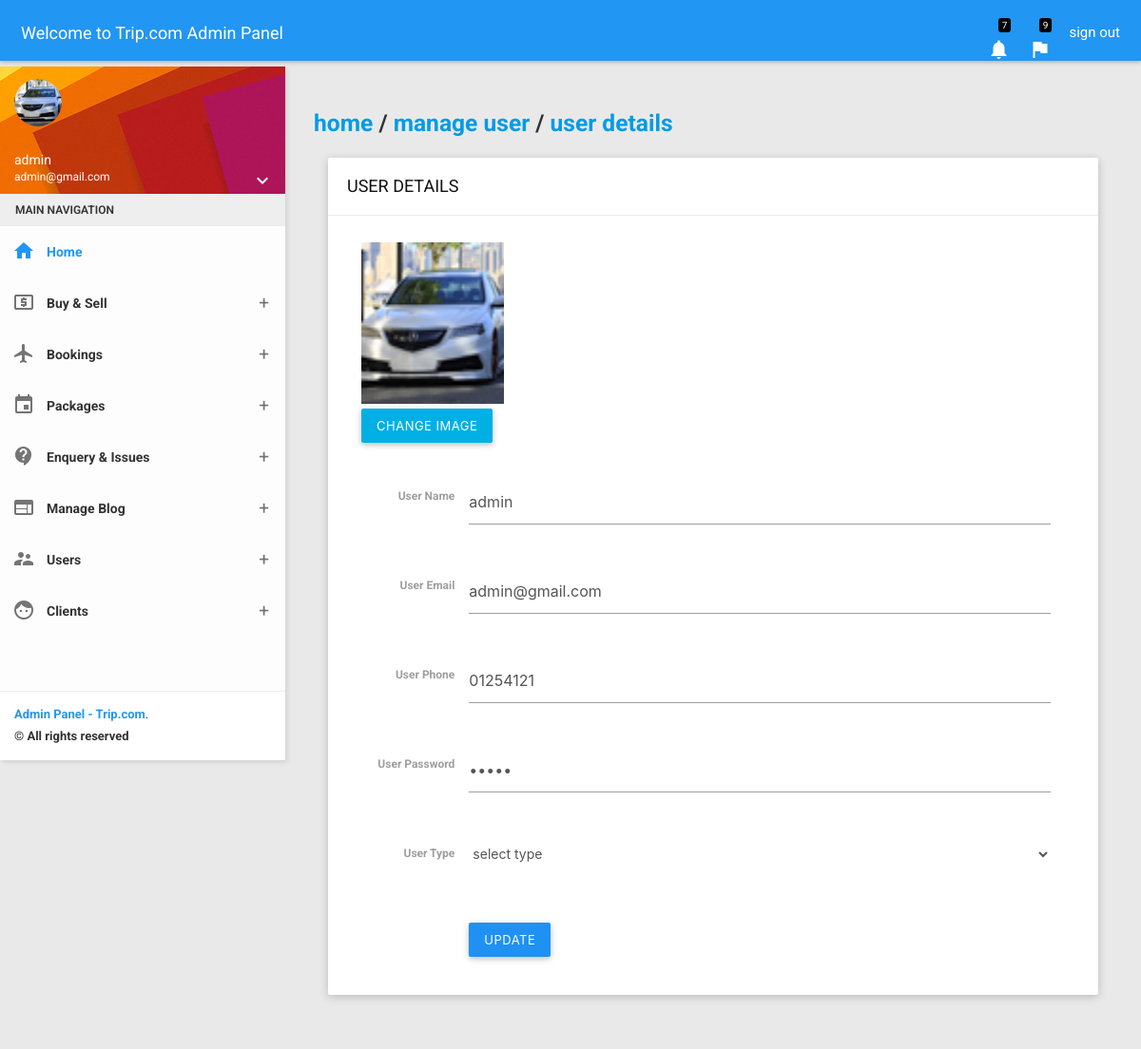
Page /admin/user_details.php?id=1 (signed in) on the committed database.
### tables this page shows
CREATE TABLE `tb_users` (
  `id` int(11) NOT NULL,
  `name` varchar(100) NOT NULL,
  `email` varchar(100) NOT NULL,
  `phone` varchar(12) NOT NULL,
  `password` varchar(100) NOT NULL,
  `type` varchar(10) NOT NULL,
  `image` varchar(100) NOT NULL,
  `update_on` timestamp NOT NULL DEFAULT '0000-00-00 00:00:00' ON UPDATE CURRENT_TIMESTAMP
);

### admin/user_details.php (the view, shortened to what this page needs)
<?php include('../includes/config.php'); ?>
<?php include('includes/topbar.php'); ?>
    <section>
        <?php include('includes/leftsidebar.php'); ?>
    </section>
    <section class="content">
        <div class="container-fluid">
            <div class="block-header">
                <h5><a href="index.php">home</a> / <a href="manage_user.php">manage user</a> / <a href="user_details.php?id=<?php echo $_GET['id']; ?>">user details</a></h5>
            </div>
            <div class="row clearfix">
                <div class="col-lg-12 col-md-12 col-sm-12 col-xs-12">
                    <div class="card">
                        <div class="header">
                            <h2>
                                USER DETAILS
                            </h2>
                        </div>
                        <div class="body">
                            <?php
                            $id = $_GET['id'];
                            $sql = "SELECT * FROM tb_users WHERE id = '$id'";
                            $query = $db_config->query($sql);
                            $result = $query->fetch_object();
                             ?>
                            <form class="form-horizontal" method="post">
                                <div class="row clearfix">
                                    <div class="col-lg-2 col-md-2 col-sm-4 col-xs-5 form-control-label">
                                        <label><img src="../images/users/<?php echo $result->image; ?>" alt='image' height='170' width='150'></label>
                                        <a href="change_user_image.php?id=<?php echo $result->id; ?>"><button class="btn btn-info">CHANGE IMAGE</button></a>
                                    </div>
                                    <div class="col-lg-10 col-md-10 col-sm-8 col-xs-7">
                                    </div>
                                </div>
                                <div class="row clearfix">
                                    <div class="col-lg-2 col-md-2 col-sm-4 col-xs-5 form-control-label">
                                        <label>User Name</label>
                                    </div>
                                    <div class="col-lg-10 col-md-10 col-sm-8 col-xs-7">
                                        <div class="form-group">
                                                <input type="text" name="name"class="form-control" value="<?php echo $result->name; ?>">
                                        </div>
                                    </div>
                                </div>
                                <div class="row clearfix">
                                    <div class="col-lg-2 col-md-2 col-sm-4 col-xs-5 form-control-label">
                                        <label>User Email</label>
                                    </div>
                                    <div class="col-lg-10 col-md-10 col-sm-8 col-xs-7">
                                        <div class="form-group">
                                                <input type="text" name="email" class="form-control" value="<?php echo $result->email; ?>">
                                        </div>
                                    </div>
                                </div>
                                <div class="row clearfix">
                                    <div class="col-lg-2 col-md-2 col-sm-4 col-xs-5 form-control-label">
                                        <label>User Phone</label>
                                    </div>
                                    <div class="col-lg-10 col-md-10 col-sm-8 col-xs-7">
                                        <div class="form-group">
                                                <input type="text" name="phone"class="form-control" value="<?php echo $result->phone; ?>">
                                        </div>
                                    </div>
                                </div>
                                <div class="row clearfix">
                                    <div class="col-lg-2 col-md-2 col-sm-4 col-xs-5 form-control-label">
                                        <label>User Password</label>
                                    </div>
                                    <div class="col-lg-10 col-md-10 col-sm-8 col-xs-7">
                                        <div class="form-group">
                                                <input type="password" name="password" class="form-control" value="<?php echo $result->password; ?>">
                                        </div>
                                    </div>
                                </div>
                                <div class="row clearfix">
                                    <div class="col-lg-2 col-md-2 col-sm-4 col-xs-5 form-control-label">
                                        <label>User Type</label>
                                    </div>
                                    <div class="col-lg-10 col-md-10 col-sm-8 col-xs-7">
                                        <div class="form-group">
                                                <select class="form-control" name="type" required>
                                                    <option value="" hidden="">select type</option>
                                                </select>
                                        </div>
                                    </div>
                                </div>
                                <div class="row clearfix">
                                    <div class="col-lg-offset-2 col-md-offset-2 col-sm-offset-4 col-xs-offset-5">
                                        <button type="submit" name="update" class="btn btn-primary m-t-15 waves-effect">UPDATE</button>
                                    </div>
                                </div>
                            </form>
                        </div>
                    </div>
                </div>
            </div>
        </div>
    </section>
    <?php include('includes/footer.php'); ?>

### rows in the picture
tb_users: image (picture), name "admin", email "admin@gmail.com", phone "01254121"

### other values in the picture
$_SESSION['name'] "admin"
$_SESSION['email'] "admin@gmail.com"
